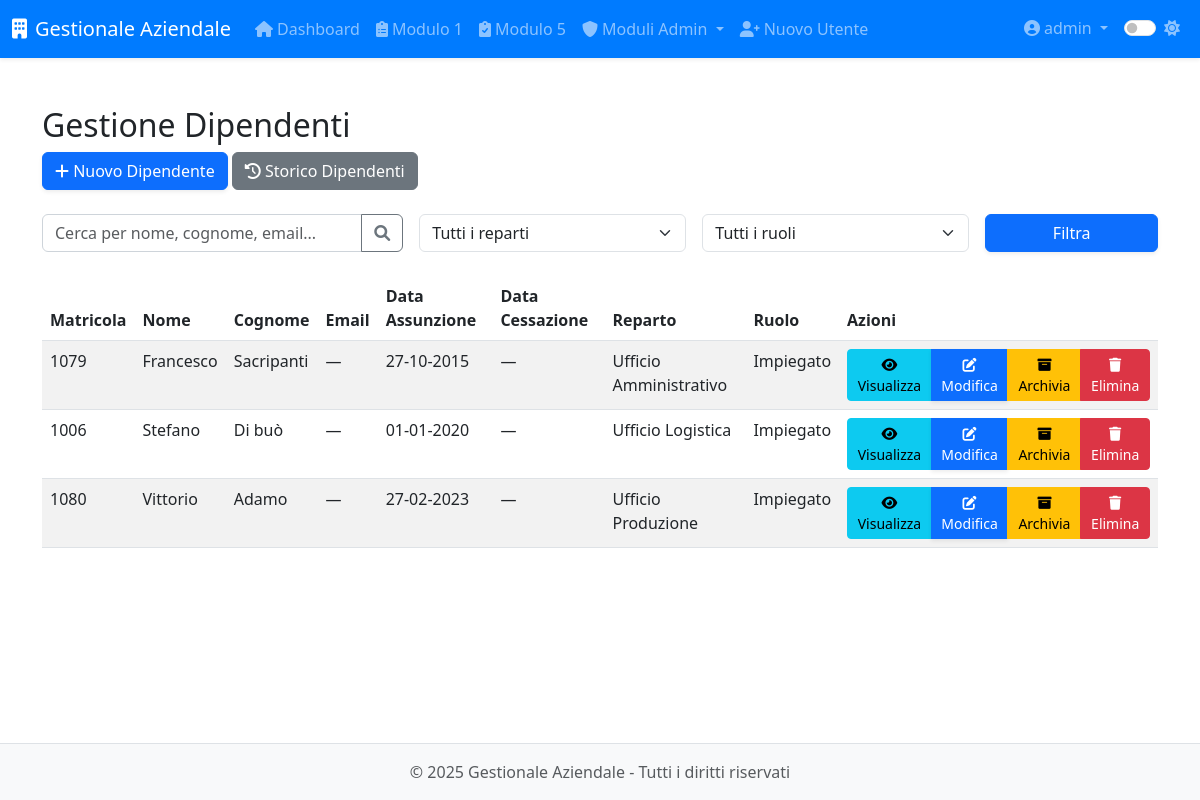
/modulo8/modulo8/dipendenti (signed in), run on the app's committed database.
### app/models.py (models this page shows, shortened)
class User(UserMixin, db.Model):
    __tablename__ = 'users'
    id = db.Column(db.Integer, primary_key=True)
    username = db.Column(db.String(64), unique=True, nullable=False, index=True)
    email = db.Column(db.String(120))
    password_hash = db.Column(db.String(128), nullable=False)
    role = db.Column(db.String(20), default='operatore')  # 'operatore' o 'admin'
    created_at = db.Column(db.DateTime, default=datetime.utcnow)
    last_login = db.Column(db.DateTime)
    is_active = db.Column(db.Boolean, default=True)
    modulo1_entries = db.relationship('Modulo1Entry',
                               backref='author',
                               lazy='dynamic',
                               foreign_keys='Modulo1Entry.user_id')
    modulo5_entries = db.relationship('Modulo5Entry',
                               backref='author',
                               lazy='dynamic',
                               foreign_keys='Modulo5Entry.user_id')
    def is_admin(self):
        return self.role == 'admin'

class Dipendente(db.Model):
    __tablename__ = 'dipendente'
    id = db.Column(db.Integer, primary_key=True)
    nome = db.Column(db.String(100), nullable=False)
    cognome = db.Column(db.String(100), nullable=False)
    data_nascita = db.Column(db.Date, nullable=False)
    luogo_nascita = db.Column(db.String(100), nullable=False)
    provincia_nascita = db.Column(db.String(2), nullable=False)
    codice_fiscale = db.Column(db.String(16))
    email = db.Column(db.String(120))
    telefono = db.Column(db.String(20))
    matricola = db.Column(db.String(20), unique=True)
    reparto = db.Column(db.String(100))
    ruolo = db.Column(db.String(100))
    data_assunzione_somministrazione = db.Column(db.Date)
    agenzia_somministrazione = db.Column(db.String(100))
    data_assunzione_indeterminato = db.Column(db.Date)
    legge_104 = db.Column(db.Boolean, default=False)
    donatore_avis = db.Column(db.Boolean, default=False)
    indirizzo_residenza = db.Column(db.String(200))
    citta_residenza = db.Column(db.String(100))
    provincia_residenza = db.Column(db.String(2))
    cap_residenza = db.Column(db.String(5))
    data_cessazione = db.Column(db.Date)
    note = db.Column(db.Text)
    archiviato = db.Column(db.Boolean, default=False)
    created_by_id = db.Column(db.Integer, db.ForeignKey('users.id'))
    created_by = db.relationship('User', backref='dipendenti_creati')
    competenze = db.relationship('Competenza',
                               secondary='dipendente_competenza',
                               backref=db.backref('dipendenti', lazy='dynamic'))
    competenze_associate = db.relationship('DipendenteCompetenza',
                                         back_populates='dipendente',
                                         overlaps="competenze,dipendenti")
    vestiario = db.relationship('Inventory',
                              secondary='prelievi_vestiario',
                              backref='dipendenti')
    performance = db.relationship('Performance', back_populates='dipendente', cascade='all, delete-orphan')
    @property
    def data_cessazione_date(self):
        return self.data_cessazione.date() if self.data_cessazione else None

### app/routes/modulo8.py (the view, shortened to what this page needs)
@modulo8.route('/modulo8/dipendenti')
@login_required
@admin_required
def dipendenti():
    search = request.args.get('search', '')
    reparto = request.args.get('reparto', '')
    ruolo = request.args.get('ruolo', '')
    query = Dipendente.query.filter_by(archiviato=False)
    if reparto:
        query = query.filter(Dipendente.reparto == reparto)
    if ruolo:
        query = query.filter(Dipendente.ruolo == ruolo)
    dipendenti = query.order_by(Dipendente.nome).all()
    reparti = db.session.query(Dipendente.reparto).distinct().filter(Dipendente.reparto.isnot(None)).all()
    reparti = [r[0] for r in reparti]
    ruoli = db.session.query(Dipendente.ruolo).distinct().filter(Dipendente.ruolo.isnot(None)).all()
    ruoli = [r[0] for r in ruoli]
    now = datetime.utcnow()
    return render_template(
        'modulo8/dipendenti.html',
        dipendenti=dipendenti,
        now=now,
        reparti=reparti,
        ruoli=ruoli
    )

### app/models.py (called while the page is built)
@login_manager.user_loader
def load_user(id):
    return User.query.get(int(id))

### app/utils.py (called while the page is built)
def admin_required(f):
    @wraps(f)
    def decorated_function(*args, **kwargs):
        if not current_user.is_authenticated or not current_user.is_admin():
            abort(403)  # Accesso negato
        return f(*args, **kwargs)
    return decorated_function

### app/templates/modulo8/dipendenti.html (shortened to what this page needs)
{% extends 'base.html' %}
{% block content %}
<div class="module-view">
  <h2>Gestione Dipendenti</h2>
  <div class="mb-4">
    <a href="{{ url_for('modulo8.nuovo_dipendente') }}" class="btn btn-primary">
      <i class="fas fa-plus"></i> Nuovo Dipendente
    </a>
    <a href="{{ url_for('modulo8.storico_dipendenti') }}" class="btn btn-secondary">
      <i class="fas fa-history"></i> Storico Dipendenti
    </a>
  </div>
  <div class="search-container mb-4">
    <form action="{{ url_for('modulo8.dipendenti') }}" method="GET" class="row g-3">
      <div class="col-md-4">
        <div class="input-group">
          <input type="text" class="form-control" name="search" placeholder="Cerca per nome, cognome, email..." value="{{ request.args.get('search', '') }}">
          <button class="btn btn-outline-secondary" type="submit">
            <i class="fas fa-search"></i>
          </button>
        </div>
      </div>
      <div class="col-md-3">
        <select class="form-select" name="reparto">
          <option value="">Tutti i reparti</option>
        </select>
      </div>
      <div class="col-md-3">
        <select class="form-select" name="ruolo">
          <option value="">Tutti i ruoli</option>
        </select>
      </div>
      <div class="col-md-2">
        <button type="submit" class="btn btn-primary w-100">Filtra</button>
      </div>
    </form>
  </div>
  <table class="table table-striped">
    <thead>
      <tr>
        <th>Matricola</th>
        <th>Nome</th>
        <th>Cognome</th>
        <th>Email</th>
        <th>Data Assunzione</th>
        <th>Data Cessazione</th>
        <th>Reparto</th>
        <th>Ruolo</th>
        <th>Azioni</th>
      </tr>
    </thead>
    <tbody>
      {% for dip in dipendenti %}
      <tr>
        <td>{{ dip.matricola or '—' }}</td>
        <td>{{ dip.nome }}</td>
        <td>{{ dip.cognome }}</td>
        <td>{{ dip.email or '—' }}</td>
        <td>
          {% if dip.data_assunzione_indeterminato %}
            {{ dip.data_assunzione_indeterminato.strftime('%d-%m-%Y') }}
          {% elif dip.data_assunzione_somministrazione %}
            {{ dip.data_assunzione_somministrazione.strftime('%d-%m-%Y') }}
          {% else %}
            —
          {% endif %}
        </td>
        <td>{{ dip.data_cessazione_date.strftime('%d-%m-%Y') if dip.data_cessazione_date else '—' }}</td>
        <td>{{ dip.reparto or '—' }}</td>
        <td>{{ dip.ruolo or '—' }}</td>
        <td>
          <div class="btn-group">
            <a href="{{ url_for('modulo8.profilo_dipendente', id=dip.id) }}" class="btn btn-sm btn-info">
              <i class="fas fa-eye"></i> Visualizza
            </a>
            <a href="{{ url_for('modulo8.modifica_dipendente', id=dip.id) }}" class="btn btn-sm btn-primary">
              <i class="fas fa-edit"></i> Modifica
            </a>
            <button type="button" class="btn btn-sm btn-warning" data-bs-toggle="modal" data-bs-target="#archiveModal{{ dip.id }}">
              <i class="fas fa-archive"></i> Archivia
            </button>
            <button type="button" class="btn btn-sm btn-danger" data-bs-toggle="modal" data-bs-target="#deleteModal{{ dip.id }}">
              <i class="fas fa-trash"></i> Elimina
            </button>
          </div>
        </td>
      </tr>
      {% endfor %}
    </tbody>
  </table>
</div>
{% endblock %}

### app/templates/base.html (shortened to what this page needs)
<!DOCTYPE html>
<html lang="it">
<head>
    <link href="https://cdn.jsdelivr.net/npm/bootstrap@5.3.0-alpha1/dist/css/bootstrap.min.css" rel="stylesheet">
    <link rel="stylesheet" href="https://cdnjs.cloudflare.com/ajax/libs/font-awesome/6.0.0/css/all.min.css">
    <link id="theme-style" rel="stylesheet" href="{{ url_for('static', filename='css/theme-' + theme + '.css') }}">
    <link rel="stylesheet" href="{{ url_for('static', filename='css/style.css') }}">
    <link rel="stylesheet" href="{{ url_for('static', filename='css/modulo8.css') }}">
</head>
<body>
    <header class="navbar navbar-expand-lg navbar-dark bg-primary sticky-top shadow-sm">
        <div class="container-fluid">
            <a class="navbar-brand" href="{{ url_for('dashboard.index') }}">
                <i class="fas fa-building me-2"></i>{{ app_name }}
            </a>
            <div class="collapse navbar-collapse" id="navbarMain">
                {% if current_user.is_authenticated %}
                <ul class="navbar-nav me-auto">
                    <li class="nav-item">
                        <a class="nav-link" href="{{ url_for('dashboard.index') }}">
                            <i class="fas fa-home me-1"></i>Dashboard
                        </a>
                    </li>
                    <li class="nav-item">
                        <a class="nav-link" href="{{ url_for('modulo1.index') }}">
                            <i class="fas fa-clipboard-list me-1"></i>Modulo 1
                        </a>
                    </li>
                    <li class="nav-item">
                        <a class="nav-link" href="{{ url_for('modulo5.index') }}">
                            <i class="fas fa-clipboard-check me-1"></i>Modulo 5
                        </a>
                    </li>
                    {% if current_user.is_admin() %}
                    <li class="nav-item dropdown">
                        <a class="nav-link dropdown-toggle" href="#" id="adminModulesDropdown" data-bs-toggle="dropdown">
                            <i class="fas fa-shield-alt me-1"></i>Moduli Admin
                        </a>
                    </li>
                    <li class="nav-item">
                        <a class="nav-link" href="{{ url_for('auth.register') }}">
                            <i class="fas fa-user-plus me-1"></i>Nuovo Utente
                        </a>
                    </li>
                    {% endif %}
                </ul>
                <ul class="navbar-nav ms-auto">
                    <li class="nav-item dropdown">
                        <a class="nav-link dropdown-toggle" href="#" id="userDropdown" data-bs-toggle="dropdown">
                            <i class="fas fa-user-circle me-1"></i>{{ current_user.username }}
                        </a>
                    </li>
                    <li class="nav-item">
                        <div class="nav-link">
                            <div class="form-check form-switch">
                                <input class="form-check-input" type="checkbox" id="darkModeToggle" {% if theme == 'dark' %}checked{% endif %}>
                                <label class="form-check-label" for="darkModeToggle">
                                    <i id="theme-icon" class="fas {% if theme == 'dark' %}fa-moon{% else %}fa-sun{% endif %}"></i>
                                </label>
                            </div>
                        </div>
                    </li>
                </ul>
                {% endif %}
            </div>
        </div>
    </header>
    <main class="container py-4">
        {% block content %}{% endblock %}
    </main>
    <footer class="footer mt-auto py-3 bg-light">
        <div class="container text-center">
            <span class="text-muted">&copy; {{ current_year }} {{ app_name }} - Tutti i diritti riservati</span>
        </div>
    </footer>
</body>
</html>

### app/static/css/theme-light.css (style rules this page uses)
:root { --primary-color: #007bff; --secondary-color: #6c757d; --bg-color: #ffffff; --text-color: #212529; --border-color: #dee2e6; --hover-bg: #f8f9fa; --card-bg: #ffffff; --card-border: #e9ecef; --input-bg: #ffffff; --input-border: #ced4da; --footer-bg: #f8f9fa; --footer-text: #6c757d; }
body { background-color: var(--bg-color); color: var(--text-color); transition: all 0.3s ease; }
.navbar-dark { background-color: var(--primary-color) !important; }
.form-control { background-color: var(--input-bg); border-color: var(--input-border); color: var(--text-color); }
.footer { background-color: var(--footer-bg) !important; color: var(--footer-text); border-top: 1px solid var(--border-color); }
.table { color: var(--text-color); }
.table-striped tbody tr:nth-of-type(odd) { background-color: rgba(0, 0, 0, 0.05); }

### app/static/css/style.css (style rules this page uses)
body { display: flex; flex-direction: column; min-height: 100vh; }
main { flex: 1; }
.btn-primary { box-shadow: 0 .125rem .25rem rgba(0,0,0,.075); }

### data on the page
User: username "admin"
Dipendente: matricola "1079", nome "Francesco", cognome "Sacripanti", email "—", data_assunzione_indeterminato "27-10-2015", data_cessazione_date "—", reparto "Ufficio Amministrativo", ruolo "Impiegato"
Dipendente: matricola "1006", nome "Stefano", cognome "Di buò", email "—", data_assunzione_indeterminato "01-01-2020", data_cessazione_date "—", reparto "Ufficio Logistica", ruolo "Impiegato"
Dipendente: matricola "1080", nome "Vittorio", cognome "Adamo", email "—", data_assunzione_indeterminato "27-02-2023", data_cessazione_date "—", reparto "Ufficio Produzione", ruolo "Impiegato"

### other printed values
{{ app_name }} "Gestionale Aziendale"
